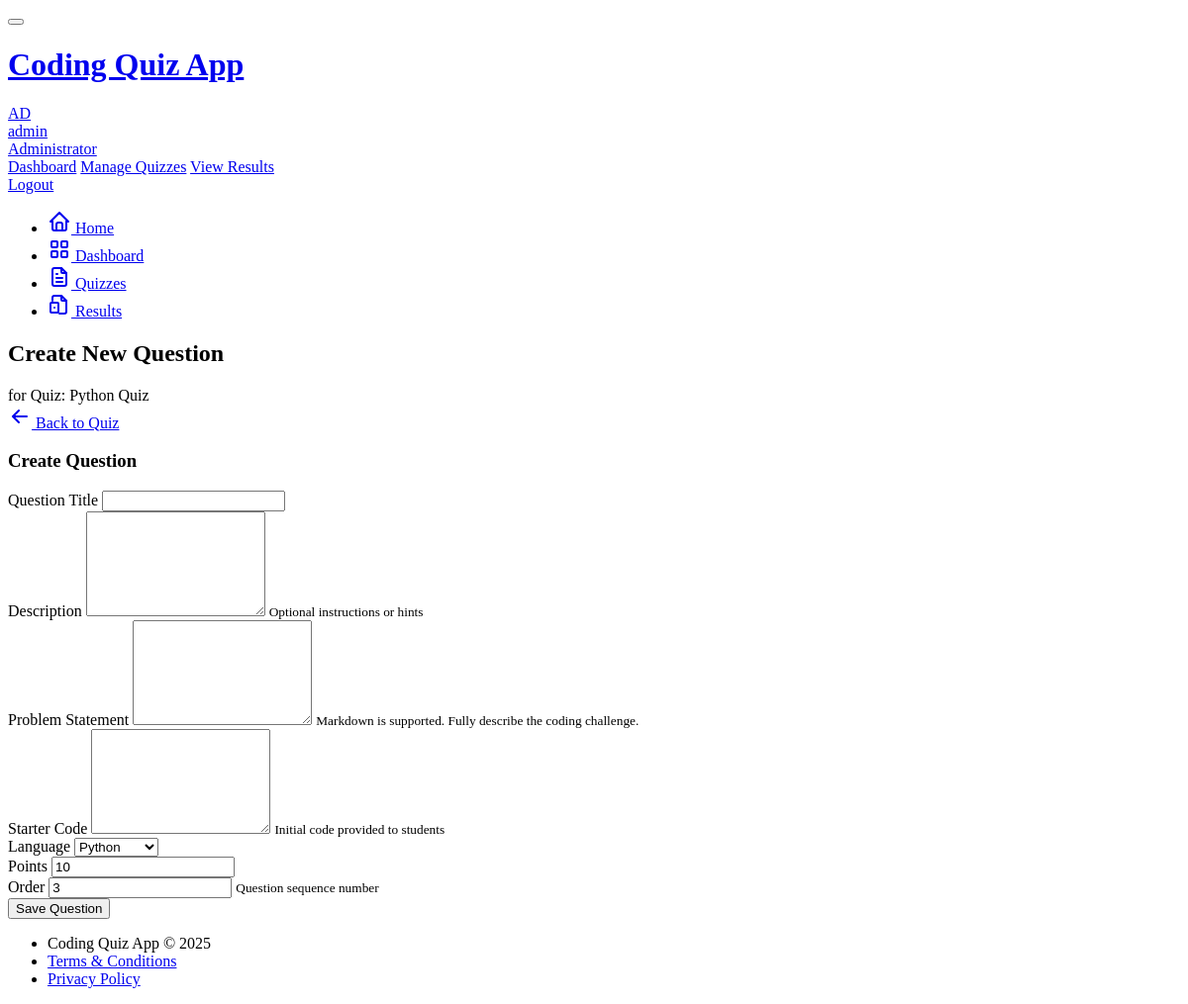
The app's page /admin/quizzes/3/questions/code/new (signed in) with its own data.
### models.py (models this page shows, shortened)
class User(UserMixin, db.Model):
    id = db.Column(db.Integer, primary_key=True)
    username = db.Column(db.String(64), unique=True, index=True)
    email = db.Column(db.String(120), unique=True, index=True)
    password_hash = db.Column(db.String(128))
    is_admin = db.Column(db.Boolean, default=False)
    created_at = db.Column(db.DateTime, default=datetime.utcnow)
    quizzes = db.relationship('Quiz', backref='author', lazy='dynamic')
    submissions = db.relationship('Submission', backref='student', lazy='dynamic')

class Quiz(db.Model):
    id = db.Column(db.Integer, primary_key=True)
    title = db.Column(db.String(100), nullable=False)
    description = db.Column(db.Text)
    is_active = db.Column(db.Boolean, default=True)
    time_limit = db.Column(db.Integer, default=30)  # minutes
    created_at = db.Column(db.DateTime, default=datetime.utcnow)
    updated_at = db.Column(db.DateTime, default=datetime.utcnow, onupdate=datetime.utcnow)
    author_id = db.Column(db.Integer, db.ForeignKey('user.id'))
    questions = db.relationship('Question', backref='quiz', lazy='dynamic', cascade='all, delete-orphan')
    submissions = db.relationship('Submission', backref='quiz', lazy='dynamic')

### app/routes/admin.py (the view, shortened to what this page needs)
@admin_bp.route('/quizzes/<int:quiz_id>/questions/code/new', methods=['GET', 'POST'])
@admin_required
def create_code_question(quiz_id):
    quiz = Quiz.query.get_or_404(quiz_id)
    if quiz.author_id != current_user.id:
        abort(403)
    form = CodeQuestionForm()
    form.order.data = quiz.questions.count() + 1
    form.points.data = 10
    return render_template('admin/question_form.html',
                          form=form,
                          quiz=quiz,
                          title='Create Code Question')

### forms.py
class CodeQuestionForm(BaseQuestionForm):
    starter_code = TextAreaField('Starter Code', validators=[Optional()])
    language = SelectField('Language', validators=[DataRequired()])
    def __init__(self, *args, **kwargs):
        super(CodeQuestionForm, self).__init__(*args, **kwargs)
        from config import Config
        self.language.choices = [(lang, details['name']) for lang, details in Config.SUPPORTED_LANGUAGES.items()]
        self.question_type.data = 'code'

### app/routes/admin.py (called while the page is built)
def admin_required(func):
    @wraps(func)
    @login_required
    def decorated_view(*args, **kwargs):
        if not current_user.is_admin:
            abort(403)
        return func(*args, **kwargs)
    return decorated_view

### app/templates/admin/question_form.html (shortened to what this page needs)
{% extends "base.html" %}
{% block extra_head %}
<link rel="stylesheet" href="https://cdnjs.cloudflare.com/ajax/libs/codemirror/5.65.2/codemirror.min.css">
<link rel="stylesheet" href="https://cdnjs.cloudflare.com/ajax/libs/codemirror/5.65.2/theme/dracula.min.css">
{% endblock %}
{% block page_title %}
{% if question %}Edit Question{% else %}Create New Question{% endif %}
{% endblock %}
{% block subtitle %}
for Quiz: {{ quiz.title }}
{% endblock %}
{% block page_actions %}
<a href="{{ url_for('admin.edit_quiz', quiz_id=quiz.id) }}" class="btn btn-outline-primary">
    Back to Quiz
</a>
{% endblock %}
{% block content %}
<div class="row row-cards">
    <div class="col-md-8">
        <div class="card">
            <div class="card-header">
                <h3 class="card-title">{% if question %}Edit Question{% else %}Create Question{% endif %}</h3>
            </div>
            <div class="card-body">
                <form method="post" action="{% if question %}{{ url_for('admin.edit_question', quiz_id=quiz.id, question_id=question.id) }}{% else %}{{ url_for('admin.create_code_question', quiz_id=quiz.id) }}{% endif %}">
                    <div class="mb-3">
                        <label class="form-label required">{{ form.title.label }}</label>
                        <input type="text" class="form-control {% if form.title.errors %}is-invalid{% endif %}"
                               name="{{ form.title.name }}" value="{{ form.title.data or '' }}" required>
                    </div>
                    <div class="mb-3">
                        <label class="form-label">{{ form.description.label }}</label>
                        <textarea class="form-control {% if form.description.errors %}is-invalid{% endif %}"
                                  name="{{ form.description.name }}" rows="2">{{ form.description.data or '' }}</textarea>
                        <small class="form-hint">Optional instructions or hints</small>
                    </div>
                    <div class="mb-3">
                        <label class="form-label required">{{ form.problem_statement.label }}</label>
                        <textarea class="form-control {% if form.problem_statement.errors %}is-invalid{% endif %}"
                                  name="{{ form.problem_statement.name }}" rows="6" required>{{ form.problem_statement.data or '' }}</textarea>
                        <small class="form-hint">Markdown is supported. Fully describe the coding challenge.</small>
                    </div>
                    <div class="mb-3">
                        <label class="form-label">{{ form.starter_code.label }}</label>
                        <textarea id="starter-code" class="form-control {% if form.starter_code.errors %}is-invalid{% endif %}"
                                  name="{{ form.starter_code.name }}">{{ form.starter_code.data or '' }}</textarea>
                        <small class="form-hint">Initial code provided to students</small>
                    </div>
                    <div class="row">
                        <div class="col-md-4 mb-3">
                            <label class="form-label required">{{ form.language.label }}</label>
                            <select class="form-select {% if form.language.errors %}is-invalid{% endif %}"
                                    name="{{ form.language.name }}" id="language-select" required>
                                {% for value, label in form.language.choices %}
                                    <option value="{{ value }}" {% if form.language.data == value %}selected{% endif %}>{{ label }}</option>
                                {% endfor %}
                            </select>
                        </div>
                        <div class="col-md-4 mb-3">
                            <label class="form-label required">{{ form.points.label }}</label>
                            <input type="number" class="form-control {% if form.points.errors %}is-invalid{% endif %}"
                                   name="{{ form.points.name }}" value="{{ form.points.data or '10' }}" required>
                        </div>
                        <div class="col-md-4 mb-3">
                            <label class="form-label required">{{ form.order.label }}</label>
                            <input type="number" class="form-control {% if form.order.errors %}is-invalid{% endif %}"
                                   name="{{ form.order.name }}" value="{{ form.order.data or '1' }}" required>
                            <small class="form-hint">Question sequence number</small>
                        </div>
                    </div>
                    <div class="form-footer">
                        <button type="submit" class="btn btn-primary">Save Question</button>
                    </div>
                </form>
            </div>
        </div>
    </div>
</div>
{% endblock %}

### app/templates/base.html (shortened to what this page needs)
<!DOCTYPE html>
<html lang="en">
<head>
    <link rel="stylesheet" href="https://cdn.jsdelivr.net/npm/@tabler/core@1.0.0-beta17/dist/css/tabler.min.css">
    <link rel="stylesheet" href="https://cdn.jsdelivr.net/npm/@tabler/core@1.0.0-beta17/dist/css/tabler-flags.min.css">
    <link rel="stylesheet" href="https://cdn.jsdelivr.net/npm/@tabler/core@1.0.0-beta17/dist/css/tabler-payments.min.css">
    <link rel="stylesheet" href="https://cdn.jsdelivr.net/npm/@tabler/core@1.0.0-beta17/dist/css/tabler-vendors.min.css">
    <link rel="stylesheet" href="https://cdnjs.cloudflare.com/ajax/libs/codemirror/5.65.2/codemirror.min.css">
    <link rel="stylesheet" href="https://cdnjs.cloudflare.com/ajax/libs/codemirror/5.65.2/theme/dracula.min.css">
    <link rel="stylesheet" href="{{ url_for('static', filename='css/custom.css') }}">
    {% block extra_head %}{% endblock %}
</head>
<body class="antialiased d-flex flex-column min-vh-100">
    <div class="page">
        <header class="navbar navbar-expand-md navbar-light d-print-none">
            <div class="container-xl">
                <button class="navbar-toggler" type="button" data-bs-toggle="collapse" data-bs-target="#navbar-menu">
                </button>
                <h1 class="navbar-brand navbar-brand-autodark d-none-navbar-horizontal pe-0 pe-md-3">
                    <a href="{{ url_for('main.index') }}">
                        Coding Quiz App
                    </a>
                </h1>
                <div class="navbar-nav flex-row order-md-last">
                    <div class="nav-item dropdown">
                        {% if current_user.is_authenticated %}
                        <a href="#" class="nav-link d-flex lh-1 text-reset p-0" data-bs-toggle="dropdown" aria-label="Open user menu">
                            <span class="avatar avatar-sm bg-primary">
                                {{ current_user.username[:2].upper() }}
                            </span>
                            <div class="d-none d-xl-block ps-2">
                                <div>{{ current_user.username }}</div>
                                <div class="mt-1 small text-muted">
                                    {% if current_user.is_admin %}Administrator{% else %}Student{% endif %}
                                </div>
                            </div>
                        </a>
                        <div class="dropdown-menu dropdown-menu-end dropdown-menu-arrow">
                            {% if current_user.is_admin %}
                            <a href="{{ url_for('admin.dashboard') }}" class="dropdown-item">Dashboard</a>
                            <a href="{{ url_for('admin.quizzes') }}" class="dropdown-item">Manage Quizzes</a>
                            <a href="{{ url_for('admin.results') }}" class="dropdown-item">View Results</a>
                            {% else %}
                            <a href="{{ url_for('student.dashboard') }}" class="dropdown-item">Dashboard</a>
                            <a href="{{ url_for('student.results') }}" class="dropdown-item">My Results</a>
                            {% endif %}
                            <a href="{{ url_for('auth.logout') }}" class="dropdown-item">Logout</a>
                        </div>
                        {% endif %}
                    </div>
                </div>
            </div>
        </header>
        <div class="navbar-expand-md">
            <div class="collapse navbar-collapse" id="navbar-menu">
                <div class="navbar navbar-light">
                    <div class="container-xl">
                        <ul class="navbar-nav">
                            <li class="nav-item {% if request.endpoint == 'main.index' %}active{% endif %}">
                                <a class="nav-link" href="{{ url_for('main.index') }}">
                                    <span class="nav-link-icon d-md-none d-lg-inline-block">
                                    </span>
                                    <span class="nav-link-title">Home</span>
                                </a>
                            </li>
                            {% if current_user.is_authenticated %}
                                {% if current_user.is_admin %}
                                <li class="nav-item {% if request.endpoint == 'admin.dashboard' %}active{% endif %}">
                                    <a class="nav-link" href="{{ url_for('admin.dashboard') }}">
                                        <span class="nav-link-icon d-md-none d-lg-inline-block">
                                        </span>
                                        <span class="nav-link-title">Dashboard</span>
                                    </a>
                                </li>
                                <li class="nav-item {% if request.endpoint == 'admin.quizzes' %}active{% endif %}">
                                    <a class="nav-link" href="{{ url_for('admin.quizzes') }}">
                                        <span class="nav-link-icon d-md-none d-lg-inline-block">
                                        </span>
                                        <span class="nav-link-title">Quizzes</span>
                                    </a>
                                </li>
                                <li class="nav-item {% if request.endpoint == 'admin.results' %}active{% endif %}">
                                    <a class="nav-link" href="{{ url_for('admin.results') }}">
                                        <span class="nav-link-icon d-md-none d-lg-inline-block">
                                        </span>
                                        <span class="nav-link-title">Results</span>
                                    </a>
                                </li>
                                {% endif %}
                            {% endif %}
                        </ul>
                    </div>
                </div>
            </div>
        </div>
        <div class="page-wrapper">
            <div class="container-xl">
                <div class="page-header d-print-none">
                    <div class="row align-items-center">
                        <div class="col">
                            <h2 class="page-title">
                                {% block page_title %}{{ title }}{% endblock %}
                            </h2>
                            <div class="text-muted mt-1">
                                {% block subtitle %}{% endblock %}
                            </div>
                        </div>
                        <div class="col-auto ms-auto">
                            {% block page_actions %}{% endblock %}
                        </div>
                    </div>
                </div>
            </div>
            <div class="page-body">
                <div class="container-xl">
                    {% block content %}{% endblock %}
                </div>
            </div>
            <footer class="footer footer-transparent d-print-none mt-auto">
                <div class="container-xl">
                    <div class="row text-center align-items-center flex-row-reverse">
                        <div class="col-12 col-lg-auto mt-3 mt-lg-0">
                            <ul class="list-inline list-inline-dots mb-0">
                                <li class="list-inline-item">
                                    Coding Quiz App &copy; 2025
                                </li>
                                <li class="list-inline-item">
                                    <a href="#" class="link-secondary">Terms & Conditions</a>
                                </li>
                                <li class="list-inline-item">
                                    <a href="#" class="link-secondary">Privacy Policy</a>
                                </li>
                            </ul>
                        </div>
                    </div>
                </div>
            </footer>
        </div>
    </div>
</body>
</html>

### static/css/custom.css (style rules this page uses)
textarea.form-control { min-height: 100px; }

### records on screen
User: username "AD", username "admin"
Quiz: title "Python Quiz"

### other values on screen
form field language "Python"
